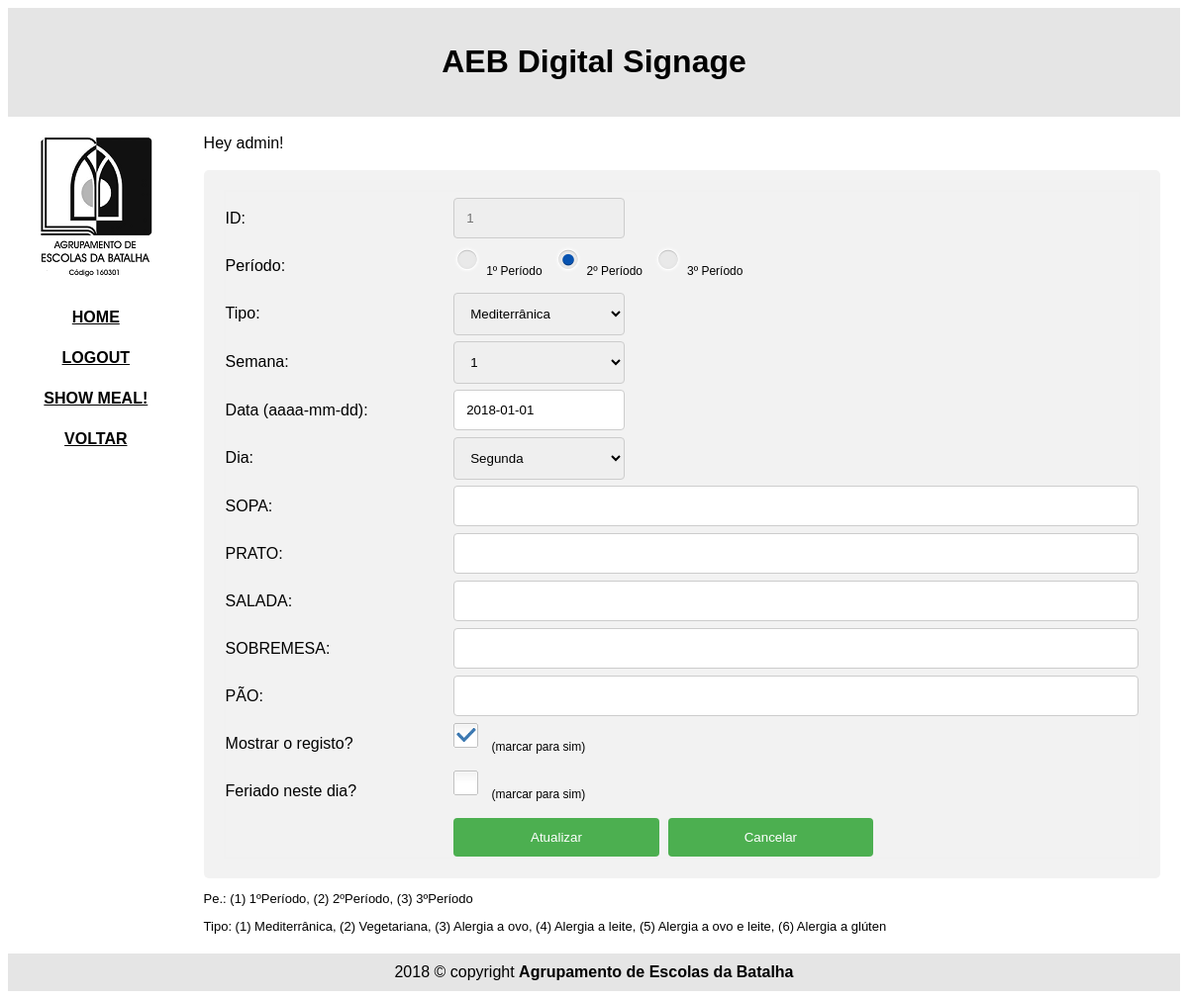
/managerDatabaseRecord.php?id=1&mode=edit (signed in), run on the app's committed database.
### tables this page shows
CREATE TABLE IF NOT EXISTS `ementas1` (
`ID` int(11) NOT NULL,
  `periodo` tinyint(1) DEFAULT NULL,
  `tipo` tinyint(1) DEFAULT NULL,
  `semana` int(5) DEFAULT NULL,
  `data` date DEFAULT NULL,
  `dia` varchar(7) DEFAULT NULL,
  `sopa` varchar(100) NOT NULL,
  `prato` varchar(255) NOT NULL,
  `salada` varchar(100) NOT NULL,
  `sobremesa` varchar(100) NOT NULL,
  `pao` varchar(100) NOT NULL,
  `mostrar` tinyint(1) NOT NULL DEFAULT '1',
  `feriado` tinyint(1) NOT NULL DEFAULT '0'
);

### managerDatabaseRecord.php (the view, shortened to what this page needs)
<!DOCTYPE html>
<html>
<head>
</head>
<body >
<div style="background-color:#e5e5e5;padding:15px;text-align:center;">
  <h1>AEB Digital Signage</h1>
</div>
<div style="overflow:auto">
<div class="menu">
<p><img src="aeblogo150.png" alt="Logo"></p>
    <a href="index.html">HOME</a>
	<?php
		if (isset($_SESSION['username'])) {
			echo "<a href='logout.php'>LOGOUT</a>";
		}
		else {
			echo "<a href='login.php'>LOGIN</a>";
		}
	?>
    <a href="#">SHOW MEAL!</a>
	<a href="managerDatabase.php">VOLTAR</a>
	<p>&nbsp;</p>
  </div>
  <div class="main"><br>
	<?php
		if (!isset($_SESSION['username'])) {
			header('Location: login.php');
		}
		else {
			$username=$_SESSION['username'];
			echo "Hey ".$username."!<br>&nbsp;";
		}
	$botao = "";
	if(!isset($_GET['id']) AND !isset($_GET['mode'])) {
		header("Location: managerDatabase.php");
		exit;
	}
	else {
		if(!isset($_GET['id'])) {
			header("Location: managerDatabase.php");
			exit;
			}
		else {
			$id = $_GET['id'];
			$modo = $_GET['mode'];
			if ($modo == 'edit') { $botao = "Atualizar"; }
		}
	}
	$consulta = "SELECT * FROM ementas1 WHERE ID=" .$id;
	$resultado = mysqli_query($ligacao, $consulta);
	if($resultado){
		while($linha = mysqli_fetch_array($resultado)){
			$campo0= $linha["ID"];
			$campo1 = $linha["periodo"];
			$campo2= $linha["tipo"];
			$campo3 = $linha["semana"];
			$campo4 = $linha["data"];
			$campo5 = $linha["dia"];
			$campo6 = $linha["sopa"];
			$campo7 = $linha["prato"];
			$campo8 = $linha["salada"];
			$campo9 = $linha["sobremesa"];
			$campo10 = $linha["pao"];
			$campo11 = $linha["mostrar"];
			$campo12 = $linha["feriado"];
		}
		?>
		<div class="container">
		<form id="form_registo" method="POST"
			action="processarRegisto.php?id=<?php echo $campo0 ?>&mode=<?php echo $modo ?>">
			<div class="row">
				<div class="col-25"><label for="ID">ID:</label></div>
				<div class="col-75">
					<input type="text" class="short inactive" name="ID" value="<?php echo $campo0 ?>" readonly>
				</div>
			</div>
			<div class="row">
				<div class="col-25"><label>Período:</label></div>
				<div class="col-75"><?php
					$options = array( '1º Período', '2º Período', '3º Período' );
					$output = '';
					for( $i=0; $i<count($options); $i++ ) {
						$item=$i+1;
						if ($modo=='edit') {
							$output = '<input type="radio" name="periodo" id="radio'.$item.'" class="css-radio" value='.$item.' '.($campo1 == $item ? 'checked="checked"' : '' ).'><label for="radio'.$item.'" class="css-labelrad radGroup">'.$options[$i].'</label>';
						}
						else {
							$output = '<input type="radio" name="periodo" id="radio'.$item.'" class="css-radio" value='.$item.' '.($campo1 == $item ? 'checked="checked"' : '' ).' disabled><label for="radio'.$item.'" class="css-labelrad radGroup">'.$options[$i].'</label>';
						}
						echo $output;
					}
					?></div>
			</div>
			<div class="row">
				<div class="col-25"><label>Tipo:</label></div>
				<div class="col-75"><select name="tipo" class="short" ><?php
						$options = array( 'Mediterrânica', 'Vegetariana', 'Alergia a ovo', 'Alergia a leite', 'Alergia a ovo e leite', 'Alergia a glúten');
						$output = '';
							for( $i=0; $i<count($options); $i++ ) {
								$item=$i+1;
								if ($modo=='edit') {
									$output = '<option value='.$item.' '.($campo2 == $item ? 'selected="selected"' : '' ).'>'.$options[$i].'</option>';
								}
								else {
									$output = '<option value='.$item.' '.($campo2 == $item ? 'selected="selected"' : '' ).'  disabled>'.$options[$i].'</option>';
								}
								echo $output;
							}
					?></select></div>
			</div>
			<div class="row">
				<div class="col-25"><label>Semana:</label></div>
				<div class="col-75">
						<select name="semana" class="short" ><?php
							$output = '';
							for( $i=0; $i<15; $i++ ) {
								$item=$i+1;
								if ($modo=='edit') {
									$output = '<option value='.$item.' '.($campo3 == $item ? 'selected="selected"' : '' ).'>'.$item.'</option>';
								}
								else {
									$output = '<option value='.$item.' '.($campo3 == $item ? 'selected="selected"' : '' ).'  disabled>'.$item.'</option>';
								}
								echo $output;
							}
					?></select>
				</div>
			</div>
			<div class="row">
				<div class="col-25"><label>Data (aaaa-mm-dd):</label></div>
				<div class="col-75">
					<?php
							if ($modo=='edit') {
								echo '<input type="text" name="data" class="short" value="'.$campo4.'">';
							}
							else {
								echo '<input type="text" name="data" class="short" value="'.$campo4.'" readonly>';
							}
					?>
				</div>
			</div>
			<div class="row">
				<div class="col-25"><label>Dia:</label></div>
				<div class="col-75">
						<select name="dia" class="short" ><?php
							$options = array( 'Segunda', 'Terça', 'Quarta', 'Quinta', 'Sexta');
							$output = '';
							for( $i=0; $i<count($options); $i++ ) {
								if ($modo=='edit') {
									$output = '<option value='.$options[$i].' '.($campo5 == $options[$i] ? 'selected="selected"' : '' ).'>'.$options[$i].'</option>';
								}
								else {
									$output = '<option value='.$options[$i].' '.($campo5 == $options[$i] ? 'selected="selected"' : '' ).'  disabled>'.$options[$i].'</option>';
								}
								echo $output;
							}
					?></select>
				</div>
			</div>
			<div class="row">
				<div class="col-25"><label>SOPA:</label></div>
				<div class="col-75">
					<?php
						if ($modo=='edit') {
							echo '<input type="text" name="sopa" value="'.$campo6.'">';
						}
						else {
							echo '<input type="text" name="sopa" value="'.$campo6.'" readonly>';
						}
					?>
				</div>
			</div>
			<div class="row">
				<div class="col-25"><label>PRATO:</label></div>
				<div class="col-75">
					<?php
						if ($modo=='edit') {
							echo '<input type="text" name="prato" value="'.$campo7.'">';
						}
						else {
							echo '<input type="text" name="prato" value="'.$campo7.'" readonly>';
						}
					?>
				</div>
			</div>
			<div class="row">
				<div class="col-25"><label>SALADA:</label></div>
				<div class="col-75">
					<?php
						if ($modo=='edit') {
							echo '<input type="text" name="salada" value="'.$campo8.'">';
						}
						else {
							echo '<input type="text" name="salada" value="'.$campo8.'" readonly>';
						}
					?>
				</div>
			</div>
			<div class="row">
				<div class="col-25"><label>SOBREMESA:</label></div>
				<div class="col-75">
					<?php
						if ($modo=='edit') {
							echo '<input type="text" name="sobremesa" value="'.$campo9.'">';
						}
						else {
							echo '<input type="text" name="sobremesa" value="'.$campo9.'" readonly>';
						}
					?>
				</div>
			</div>
			<div class="row">
				<div class="col-25"><label>PÃO:</label></div>
				<div class="col-75">
					<?php
						if ($modo=='edit') {
							echo '<input type="text" name="pao" value="'.$campo10.'">';
						}
						else {
							echo '<input type="text" name="pao" value="'.$campo10.'" readonly>';
						}
					?>
				</div>
			</div>
			<div class="row">
				<div class="col-25"><label>Mostrar o registo?</label></div>
				<div class="col-75"><?php
					$output = '';
					if ($modo=='edit') {
						$output = '<input name="mostrar" type="checkbox" class="css-checkbox" id="checkboxG1"'.($campo11 == 1 ? 'checked="checked"' : '' ).'><label for="checkboxG1" class="css-labelchk">&nbsp;(marcar para sim)</label>';
					}
					else {
						$output = '<input name="mostrar" type="checkbox" class="css-checkbox" id="checkboxG1"'.($campo11 == 1 ? 'checked="checked"' : '' ).' disabled><label for="checkboxG1" class="css-labelchk">&nbsp;(marcar para sim)</label>';
					}
					echo $output;
					?>
				</div>
			</div>
			<div class="row">
				<div class="col-25"><label>Feriado neste dia?</label></div>
				<div class="col-75"><?php
					$output = '';
					if ($modo=='edit') {
						$output = '<input name="feriado" type="checkbox" class="css-checkbox" id="checkboxG2"'.($campo12 == 1 ? 'checked="checked"' : '' ).'><label for="checkboxG2" class="css-labelchk">&nbsp;(marcar para sim)</label>';
					}
					else {
						$output = '<input name="feriado" type="checkbox" class="css-checkbox" id="checkboxG2"'.($campo12 == 1 ? 'checked="checked"' : '' ).' disabled><label for="checkboxG2" class="css-labelchk">&nbsp;(marcar para sim)</label>';
					}
					echo $output;
					?>
				</div>
			</div>
			<div class="row">
				<div class="col-75">
					<input type="submit" name="doit" value="<?php echo $botao ?>">&nbsp;
					<input type="submit" name="cancel" value="Cancelar" >&nbsp;
				</div>
			</div>
	<?php
	}
	else {
		echo "Não foi encontrado o registo.";
	}
	?>
		</form>
	</div>
	<div>
		<pre>Pe.: (1) 1ºPeríodo, (2) 2ºPeríodo, (3) 3ºPeríodo</pre>
		<pre>Tipo: (1) Mediterrânica, (2) Vegetariana, (3) Alergia a ovo, (4) Alergia a leite, (5) Alergia a ovo e leite, (6) Alergia a glúten </pre>
	</div>
</div>
</div>
<div style="background-color:#e5e5e5;text-align:center;padding:10px;margin-top:7px;">2018 © copyright <strong>Agrupamento de Escolas da Batalha</strong></div>
</body>
</html>

### managerDatabaseRecord.php (style rules this page uses)
body { font-family: Arial, Helvetica, sans-serif; }
form { border: 2px solid #f1f1f1; }
pre { font-family: Arial, Helvetica, sans-serif; font-size:0.8125em; }
input[type=radio].css-radio + label.css-labelrad { padding-left:33px; height:28px; display:inline-block; line-height:28px; background-repeat:no-repeat; background-position: 0 0; font-size:12px; vertical-align:middle; cursor:pointer; }
input[type=radio].css-radio:checked + label.css-labelrad { background-position: 0 -28px; }
label.css-labelrad { background-image:url(2radio.png); -webkit-touch-callout: none; -webkit-user-select: none; -khtml-user-select: none; -moz-user-select: none; -ms-user-select: none; user-select: none; }
input[type=checkbox].css-checkbox + label.css-labelchk { padding-left:35px; height:25px; display:inline-block; line-height:25px; background-repeat:no-repeat; background-position: 0 0; font-size:12px; vertical-align:middle; cursor:pointer; }
input[type=checkbox].css-checkbox:checked + label.css-labelchk { background-position: 0 -25px; }
label.css-labelchk { background-image:url(2checkbox.png); -webkit-touch-callout: none; -webkit-user-select: none; -khtml-user-select: none; -moz-user-select: none; -ms-user-select: none; user-select: none; }
input[type=text], select { width: 100%; padding: 12px; border: 1px solid #ccc; border-radius: 4px; resize: vertical; }
input.short[type=text], select.short { width: 25%; padding: 12px; border: 1px solid #ccc; border-radius: 4px; resize: vertical; }
input.inactive[type=text], select.inactive { width: 25%; padding: 12px; border: 1px solid #ccc; border-radius: 4px; resize: vertical; background: #eee; color: #727272; }
label { padding: 12px 12px 12px 0; display: inline-block; }
input[type=submit] { background-color: #4CAF50; color: white; padding: 12px 20px; border: none; border-radius: 4px; cursor: pointer; width: 30%; //float: right; }
.container { border-radius: 5px; background-color: #f2f2f2; padding: 20px; }
.col-25 { float: left; width: 25%; margin-top: 6px; }
.col-75 { float: left; width: 75%; margin-top: 6px; }
.row:after { content: ""; display: table; clear: both; }
* { box-sizing: border-box; }
.menu { float:left; width:15%; text-align:center; }
.menu a { background-color:#ffffff; padding:8px; margin-top:7px; display:block; width:100%; color:black; font-weight: bold; }
.main { float:left; width:85%; padding:0 20px; }

### data on the page
ementas1: ID "1", tipo "Mediterrânica", semana "1", data "2018-01-01", dia "Segunda"

### other printed values
$username "admin"
$options[$i] "1º Período"
$options[$i] "2º Período"
$options[$i] "3º Período"
